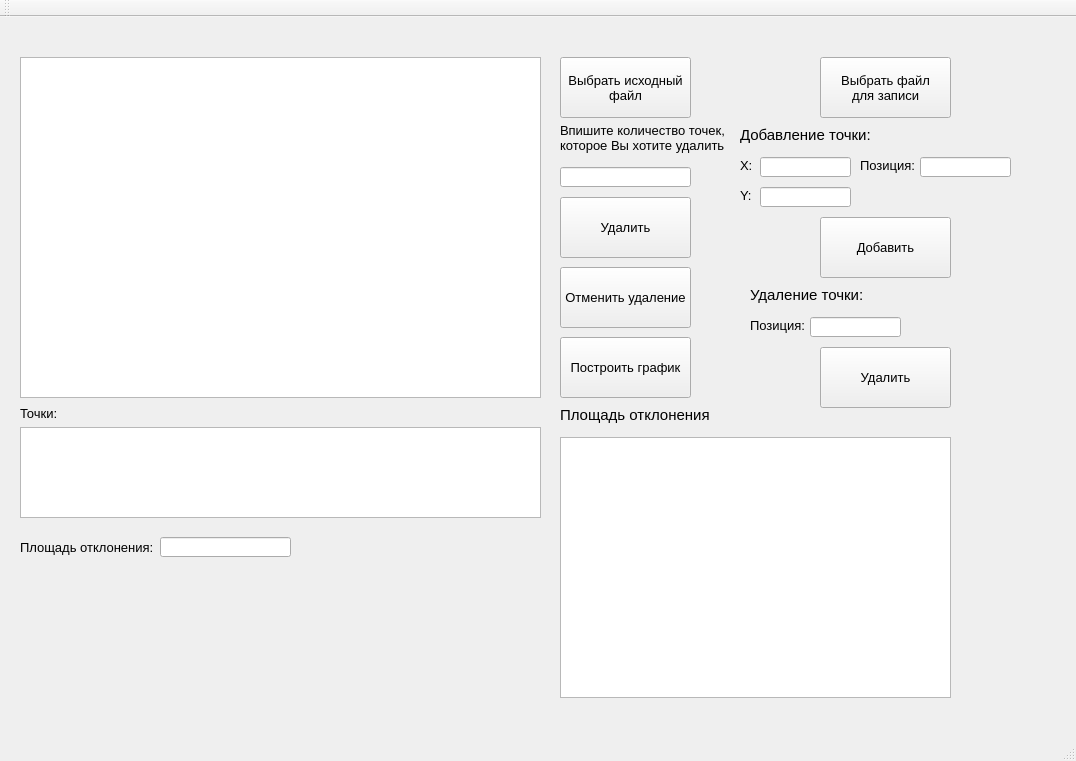
<?xml version="1.0" encoding="UTF-8"?>
<ui version="4.0">
 <class>MainWindow</class>
 <widget class="QMainWindow" name="MainWindow">
  <property name="geometry">
   <rect>
    <x>0</x>
    <y>0</y>
    <width>1076</width>
    <height>761</height>
   </rect>
  </property>
  <property name="windowTitle">
   <string>Редактор</string>
  </property>
  <widget class="QWidget" name="centralWidget">
   <widget class="QGraphicsView" name="graphicsView">
    <property name="geometry">
     <rect>
      <x>20</x>
      <y>40</y>
      <width>521</width>
      <height>341</height>
     </rect>
    </property>
   </widget>
   <widget class="QPushButton" name="pushButton_2">
    <property name="geometry">
     <rect>
      <x>560</x>
      <y>40</y>
      <width>131</width>
      <height>61</height>
     </rect>
    </property>
    <property name="font">
     <font>
      <pointsize>10</pointsize>
     </font>
    </property>
    <property name="text">
     <string>Выбрать исходный
файл</string>
    </property>
   </widget>
   <widget class="QLabel" name="label">
    <property name="geometry">
     <rect>
      <x>560</x>
      <y>90</y>
      <width>171</width>
      <height>61</height>
     </rect>
    </property>
    <property name="font">
     <font>
      <pointsize>10</pointsize>
     </font>
    </property>
    <property name="text">
     <string>Впишите количество точек, 
которое Вы хотите удалить</string>
    </property>
   </widget>
   <widget class="QLineEdit" name="lineEdit">
    <property name="geometry">
     <rect>
      <x>560</x>
      <y>150</y>
      <width>131</width>
      <height>20</height>
     </rect>
    </property>
   </widget>
   <widget class="QPushButton" name="pushButton_3">
    <property name="geometry">
     <rect>
      <x>560</x>
      <y>180</y>
      <width>131</width>
      <height>61</height>
     </rect>
    </property>
    <property name="font">
     <font>
      <pointsize>10</pointsize>
     </font>
    </property>
    <property name="text">
     <string>Удалить</string>
    </property>
   </widget>
   <widget class="QPushButton" name="pushButton_5">
    <property name="geometry">
     <rect>
      <x>560</x>
      <y>250</y>
      <width>131</width>
      <height>61</height>
     </rect>
    </property>
    <property name="font">
     <font>
      <pointsize>10</pointsize>
     </font>
    </property>
    <property name="text">
     <string>Отменить удаление</string>
    </property>
   </widget>
   <widget class="QPushButton" name="pushButton">
    <property name="geometry">
     <rect>
      <x>560</x>
      <y>320</y>
      <width>131</width>
      <height>61</height>
     </rect>
    </property>
    <property name="font">
     <font>
      <pointsize>10</pointsize>
     </font>
    </property>
    <property name="text">
     <string>Построить график</string>
    </property>
   </widget>
   <widget class="QLabel" name="label_2">
    <property name="geometry">
     <rect>
      <x>740</x>
      <y>110</y>
      <width>281</width>
      <height>16</height>
     </rect>
    </property>
    <property name="font">
     <font>
      <pointsize>11</pointsize>
     </font>
    </property>
    <property name="text">
     <string>Добавление точки:</string>
    </property>
   </widget>
   <widget class="QLabel" name="label_3">
    <property name="geometry">
     <rect>
      <x>740</x>
      <y>140</y>
      <width>21</width>
      <height>16</height>
     </rect>
    </property>
    <property name="font">
     <font>
      <pointsize>10</pointsize>
     </font>
    </property>
    <property name="text">
     <string>X:</string>
    </property>
   </widget>
   <widget class="QLineEdit" name="lineEdit_2">
    <property name="geometry">
     <rect>
      <x>760</x>
      <y>140</y>
      <width>91</width>
      <height>20</height>
     </rect>
    </property>
   </widget>
   <widget class="QLabel" name="label_5">
    <property name="geometry">
     <rect>
      <x>860</x>
      <y>140</y>
      <width>61</width>
      <height>16</height>
     </rect>
    </property>
    <property name="font">
     <font>
      <pointsize>10</pointsize>
     </font>
    </property>
    <property name="text">
     <string>Позиция:</string>
    </property>
   </widget>
   <widget class="QLineEdit" name="lineEdit_4">
    <property name="geometry">
     <rect>
      <x>920</x>
      <y>140</y>
      <width>91</width>
      <height>20</height>
     </rect>
    </property>
   </widget>
   <widget class="QLabel" name="label_4">
    <property name="geometry">
     <rect>
      <x>740</x>
      <y>170</y>
      <width>21</width>
      <height>16</height>
     </rect>
    </property>
    <property name="font">
     <font>
      <pointsize>10</pointsize>
     </font>
    </property>
    <property name="text">
     <string>Y:</string>
    </property>
   </widget>
   <widget class="QLineEdit" name="lineEdit_3">
    <property name="geometry">
     <rect>
      <x>760</x>
      <y>170</y>
      <width>91</width>
      <height>20</height>
     </rect>
    </property>
   </widget>
   <widget class="QPushButton" name="pushButton_4">
    <property name="geometry">
     <rect>
      <x>820</x>
      <y>200</y>
      <width>131</width>
      <height>61</height>
     </rect>
    </property>
    <property name="font">
     <font>
      <pointsize>10</pointsize>
     </font>
    </property>
    <property name="text">
     <string>Добавить</string>
    </property>
   </widget>
   <widget class="QLabel" name="label_6">
    <property name="geometry">
     <rect>
      <x>750</x>
      <y>270</y>
      <width>281</width>
      <height>16</height>
     </rect>
    </property>
    <property name="font">
     <font>
      <pointsize>11</pointsize>
     </font>
    </property>
    <property name="text">
     <string>Удаление точки:</string>
    </property>
   </widget>
   <widget class="QLabel" name="label_7">
    <property name="geometry">
     <rect>
      <x>750</x>
      <y>300</y>
      <width>61</width>
      <height>16</height>
     </rect>
    </property>
    <property name="font">
     <font>
      <pointsize>10</pointsize>
     </font>
    </property>
    <property name="text">
     <string>Позиция:</string>
    </property>
   </widget>
   <widget class="QLineEdit" name="lineEdit_5">
    <property name="geometry">
     <rect>
      <x>810</x>
      <y>300</y>
      <width>91</width>
      <height>20</height>
     </rect>
    </property>
   </widget>
   <widget class="QPushButton" name="pushButton_6">
    <property name="geometry">
     <rect>
      <x>820</x>
      <y>330</y>
      <width>131</width>
      <height>61</height>
     </rect>
    </property>
    <property name="font">
     <font>
      <pointsize>10</pointsize>
     </font>
    </property>
    <property name="text">
     <string>Удалить</string>
    </property>
   </widget>
   <widget class="QLabel" name="label_10">
    <property name="geometry">
     <rect>
      <x>560</x>
      <y>390</y>
      <width>281</width>
      <height>16</height>
     </rect>
    </property>
    <property name="font">
     <font>
      <pointsize>11</pointsize>
     </font>
    </property>
    <property name="text">
     <string>Площадь отклонения</string>
    </property>
   </widget>
   <widget class="QGraphicsView" name="graphicsView_3">
    <property name="geometry">
     <rect>
      <x>560</x>
      <y>420</y>
      <width>391</width>
      <height>261</height>
     </rect>
    </property>
   </widget>
   <widget class="QLabel" name="label_8">
    <property name="geometry">
     <rect>
      <x>20</x>
      <y>390</y>
      <width>47</width>
      <height>13</height>
     </rect>
    </property>
    <property name="font">
     <font>
      <pointsize>10</pointsize>
     </font>
    </property>
    <property name="text">
     <string>Точки:</string>
    </property>
   </widget>
   <widget class="QGraphicsView" name="graphicsView_2">
    <property name="geometry">
     <rect>
      <x>20</x>
      <y>410</y>
      <width>521</width>
      <height>91</height>
     </rect>
    </property>
   </widget>
   <widget class="QLabel" name="label_9">
    <property name="geometry">
     <rect>
      <x>20</x>
      <y>520</y>
      <width>141</width>
      <height>20</height>
     </rect>
    </property>
    <property name="font">
     <font>
      <pointsize>10</pointsize>
     </font>
    </property>
    <property name="text">
     <string>Площадь отклонения:</string>
    </property>
   </widget>
   <widget class="QLineEdit" name="lineEdit_6">
    <property name="geometry">
     <rect>
      <x>160</x>
      <y>520</y>
      <width>131</width>
      <height>20</height>
     </rect>
    </property>
   </widget>
   <widget class="QPushButton" name="pushButton_7">
    <property name="geometry">
     <rect>
      <x>820</x>
      <y>40</y>
      <width>131</width>
      <height>61</height>
     </rect>
    </property>
    <property name="font">
     <font>
      <pointsize>10</pointsize>
     </font>
    </property>
    <property name="text">
     <string>Выбрать файл
для записи</string>
    </property>
   </widget>
  </widget>
  <widget class="QMenuBar" name="menuBar">
   <property name="geometry">
    <rect>
     <x>0</x>
     <y>0</y>
     <width>1076</width>
     <height>21</height>
    </rect>
   </property>
  </widget>
  <widget class="QToolBar" name="mainToolBar">
   <attribute name="toolBarArea">
    <enum>TopToolBarArea</enum>
   </attribute>
   <attribute name="toolBarBreak">
    <bool>false</bool>
   </attribute>
  </widget>
  <widget class="QStatusBar" name="statusBar"/>
 </widget>
 <layoutdefault spacing="6" margin="11"/>
 <resources/>
 <connections/>
</ui>
